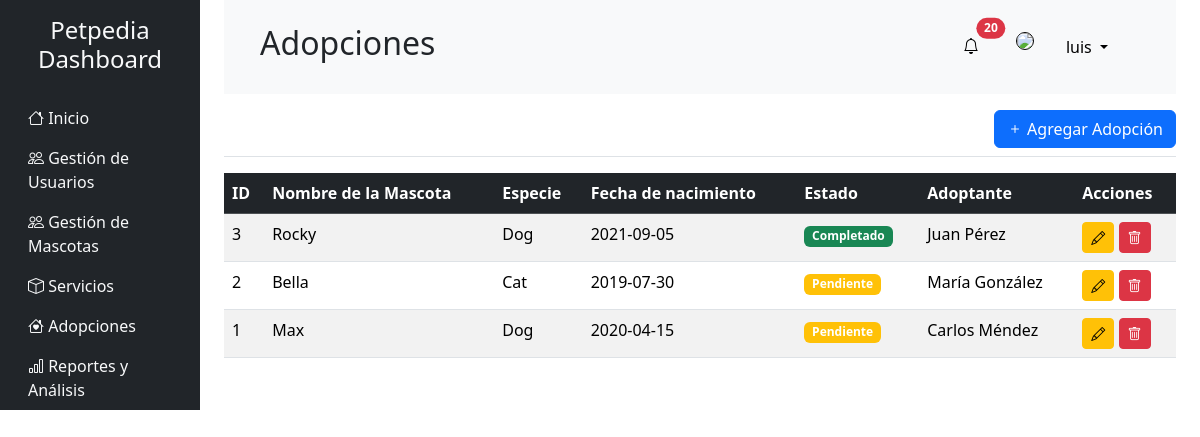
Page /adoption.php (signed in) on the committed database.
### tables this page shows
CREATE TABLE adoptions (
    adoption_id INT NOT NULL AUTO_INCREMENT,
    pet_id INT NOT NULL,
    user_id INT,
    adoption_date DATE,
    status_id INT,
    PRIMARY KEY (adoption_id),
    FOREIGN KEY (status_id) REFERENCES statuses(status_id),
    FOREIGN KEY (pet_id) REFERENCES pets(pet_id),
    FOREIGN KEY (user_id) REFERENCES users(user_id)
);

CREATE TABLE pets (
    pet_id INT NOT NULL AUTO_INCREMENT,
    name VARCHAR(100) NOT NULL,
    img VARCHAR(100),
    species VARCHAR(50),
    breed VARCHAR(50),
    birth_date DATE,
    main_image_url VARCHAR(255),
    status_id INT,
    PRIMARY KEY (pet_id),
    FOREIGN KEY (status_id) REFERENCES statuses(status_id)
);

CREATE TABLE users (
    user_id INT NOT NULL AUTO_INCREMENT,
    username VARCHAR(50) NOT NULL,
    email VARCHAR(100) UNIQUE NOT NULL,
    password VARCHAR(255) NOT NULL,
    level TINYINT NOT NULL,
    created_at DATETIME DEFAULT CURRENT_TIMESTAMP,
    user_img VARCHAR(100),    PRIMARY KEY (user_id)
);

### adoption.php (the view, shortened to what this page needs)
<?php
include "./php/conexion.php";
$sql = "SELECT
            a.adoption_id,
            p.name AS pet_name,
            p.birth_date AS b_date,
            p.species,
            a.status_id,
            u.username
        FROM adoptions a
        INNER JOIN pets p ON a.pet_id = p.pet_id
        INNER JOIN users u ON a.user_id = u.user_id
        ORDER BY a.adoption_id DESC";
$res = $conexion->query($sql) or die($conexion->error);
?>
<!DOCTYPE html>
<html lang="en">
  <head>
    <link
      href="https://cdn.jsdelivr.net/npm/bootstrap@5.3.2/dist/css/bootstrap.min.css"
      rel="stylesheet"
    />
    <link
      href="https://cdn.jsdelivr.net/npm/bootstrap-icons/font/bootstrap-icons.css"
      rel="stylesheet"
    />
  </head>
  <body>
    <div class="container-fluid">
      <div class="row">
        <?php include "./layouts/aside.php" ?>
        <main class="col-md-9 ms-sm-auto col-lg-10 px-md-4">
        <?php include "./layouts/header.php" ?>
          <div
            class="d-flex justify-content-end flex-wrap flex-md-nowrap align-items-center pt-3 pb-2 mb-3 border-bottom"
          >
            <button
              class="btn btn-primary"
              data-bs-toggle="modal"
              data-bs-target="#addAdoptionModal"
            >
              <i class="bi bi-plus"></i> Agregar Adopción
            </button>
          </div>
          <div class="table-responsive">
            <table class="table table-striped table-hover">
              <thead class="table-dark">
                <tr>
                  <th>ID</th>
                  <th>Nombre de la Mascota</th>
                  <th>Especie</th>
                  <th>Fecha de nacimiento</th>
                  <th>Estado</th>
                  <th>Adoptante</th>
                  <th>Acciones</th>
                </tr>
              </thead>
              <tbody>
              <?php
                    while($fila=mysqli_fetch_array($res)){
                  ?>
                <tr>
                <td><?php echo $fila['adoption_id'] ?></td>
                <td><?php echo $fila['pet_name'] ?></td>
                <td><?php echo $fila['species'] ?></td>
                <td><?php echo $fila['b_date'] ?></td>
                <td><?php
                      if($fila['status_id']==2){
                        echo '<span class="badge bg-warning">Pendiente</span>';
                      }
                      if($fila['status_id']==3){echo '<span class="badge bg-success">Completado</span>';
                      }
                    ?></td>
                    <td><?php echo $fila['username']; ?></td>
                  <td>
                    <button
                      class="btn btn-warning btn-sm"
                      data-bs-toggle="modal"
                      data-bs-target="#addAdoptionModal"
                    >
                      <i class="bi bi-pencil"></i>
                    </button>
  <button class="btn btn-sm btn-danger btnEliminar"
          data-id="<?php echo $fila['adoption_id']; ?>"
          data-bs-toggle="modal" data-bs-target="#deleteUserModal">
      <i class="bi bi-trash"></i>
  </button>
                  </td>
                </tr>
                <?php
                    }
                ?>
              </tbody>
            </table>
          </div>
        </main>
      </div>
    </div>
  </body>
</html>

### rows in the picture
adoptions: adoption_id "3", pet.name "Rocky", pet.species "Dog", pet.birth_date "2021-09-05", shows "Completado", user.username "Juan Pérez"
adoptions: adoption_id "2", pet.name "Bella", pet.species "Cat", pet.birth_date "2019-07-30", shows "Pendiente", user.username "María González"
adoptions: adoption_id "1", pet.name "Max", pet.species "Dog", pet.birth_date "2020-04-15", shows "Pendiente", user.username "Carlos Méndez"

### other values in the picture
$title "Adopciones"
$user['nombre'] "luis"
